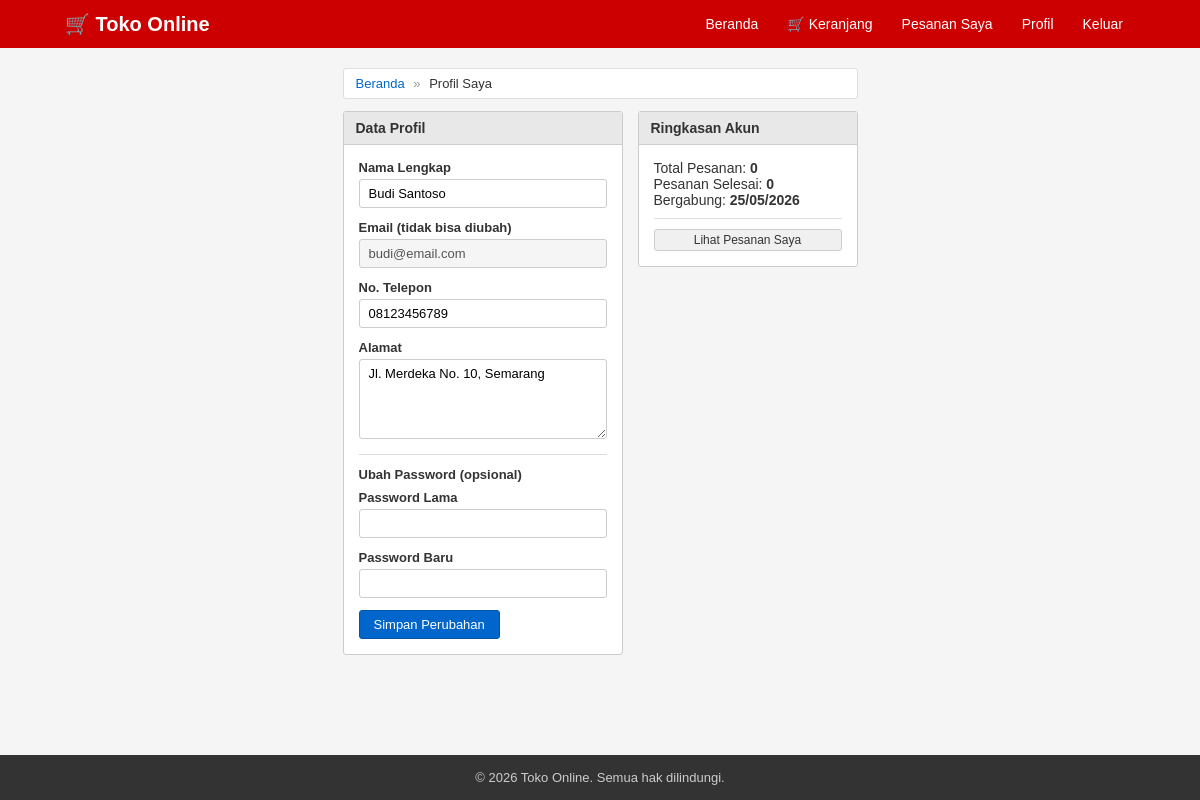
Page /user/profil.php (signed in) on the committed database.
### tables this page shows
CREATE TABLE IF NOT EXISTS users (
    id INT AUTO_INCREMENT PRIMARY KEY,
    nama VARCHAR(100) NOT NULL,
    email VARCHAR(100) UNIQUE NOT NULL,
    password VARCHAR(255) NOT NULL,
    role ENUM('admin', 'user') DEFAULT 'user',
    telepon VARCHAR(20),
    alamat TEXT,
    foto VARCHAR(255) DEFAULT NULL,
    created_at TIMESTAMP DEFAULT CURRENT_TIMESTAMP,
    updated_at TIMESTAMP DEFAULT CURRENT_TIMESTAMP ON UPDATE CURRENT_TIMESTAMP
);

### user/profil.php (the view, shortened to what this page needs)
<?php
$db  = getDB();
$uid = $_SESSION['user_id'];
$user = $db->query("SELECT * FROM users WHERE id=$uid")->fetch_assoc();
require_once '../includes/header.php';
?>
<div class="container main-content">
    <div class="breadcrumb"><a href="<?= BASE_URL ?>index.php">Beranda</a> <span>&raquo;</span> Profil Saya</div>
    <div style="display:flex; gap:15px; flex-wrap:wrap;">
        <div style="flex:1; min-width:280px;">
            <div class="box">
                <div class="box-title">Data Profil</div>
                <div class="box-body">
                    <form method="POST">
                        <div class="form-group">
                            <label>Nama Lengkap</label>
                            <input type="text" name="nama" class="form-control" value="<?= $user['nama'] ?>" required>
                        </div>
                        <div class="form-group">
                            <label>Email (tidak bisa diubah)</label>
                            <input type="text" class="form-control" value="<?= $user['email'] ?>" disabled style="background:#f5f5f5;">
                        </div>
                        <div class="form-group">
                            <label>No. Telepon</label>
                            <input type="text" name="telepon" class="form-control" value="<?= $user['telepon'] ?>">
                        </div>
                        <div class="form-group">
                            <label>Alamat</label>
                            <textarea name="alamat" class="form-control"><?= $user['alamat'] ?></textarea>
                        </div>
                        <hr style="margin:12px 0; border:none; border-top:1px solid #ddd;">
                        <p style="font-weight:bold; margin-bottom:8px; font-size:13px;">Ubah Password (opsional)</p>
                        <div class="form-group">
                            <label>Password Lama</label>
                            <input type="password" name="password_lama" class="form-control">
                        </div>
                        <div class="form-group">
                            <label>Password Baru</label>
                            <input type="password" name="password_baru" class="form-control">
                        </div>
                        <button type="submit" class="btn btn-primary">Simpan Perubahan</button>
                    </form>
                </div>
            </div>
        </div>
        <div style="flex:1; min-width:220px;">
            <div class="box">
                <div class="box-title">Ringkasan Akun</div>
                <div class="box-body">
                    <?php
                    $jml_pesanan = $db->query("SELECT COUNT(*) as c FROM pesanan WHERE user_id=$uid")->fetch_assoc()['c'];
                    $jml_selesai = $db->query("SELECT COUNT(*) as c FROM pesanan WHERE user_id=$uid AND status='selesai'")->fetch_assoc()['c'];
                    ?>
                    <p>Total Pesanan: <strong><?= $jml_pesanan ?></strong></p>
                    <p>Pesanan Selesai: <strong><?= $jml_selesai ?></strong></p>
                    <p>Bergabung: <strong><?= date('d/m/Y', strtotime($user['created_at'])) ?></strong></p>
                    <hr style="margin:10px 0; border:none; border-top:1px solid #ddd;">
                    <a href="pesanan.php" class="btn btn-sm btn-block">Lihat Pesanan Saya</a>
                </div>
            </div>
        </div>
    </div>
</div>
<?php require_once '../includes/footer.php'; ?>

### assets/css/style.css (style rules this page uses)
* { margin: 0; padding: 0; box-sizing: border-box; }
body { font-family: Arial, sans-serif; font-size: 14px; background-color: #f5f5f5; color: #333; display: flex; flex-direction: column; min-height: 100vh; }
a { color: #0066cc; text-decoration: none; }
.container { max-width: 1100px; margin: 0 auto; padding: 0 15px; }
.main-content { padding: 20px 0; }
.box { background: #fff; border: 1px solid #ccc; border-radius: 3px; margin-bottom: 15px; }
.box-title { background: #e8e8e8; border-bottom: 1px solid #ccc; padding: 8px 12px; font-weight: bold; font-size: 14px; }
.box-body { padding: 15px; }
.btn { display: inline-block; padding: 6px 14px; border: 1px solid #ccc; border-radius: 3px; cursor: pointer; font-size: 13px; text-align: center; background: #f0f0f0; color: #333; text-decoration: none; }
.btn-primary { background: #0066cc; border-color: #0055aa; color: #fff; }
.btn-sm { padding: 3px 9px; font-size: 12px; }
.btn-block { display: block; width: 100%; }
.form-group { margin-bottom: 12px; }
.form-group label { display: block; margin-bottom: 4px; font-weight: bold; font-size: 13px; }
.form-control { width: 100%; padding: 6px 9px; border: 1px solid #ccc; border-radius: 3px; font-size: 13px; font-family: Arial, sans-serif; }
textarea.form-control { resize: vertical; min-height: 80px; }
.breadcrumb { background: #fff; border: 1px solid #ddd; padding: 7px 12px; border-radius: 3px; margin-bottom: 12px; font-size: 13px; }
.breadcrumb span { color: #999; margin: 0 5px; }

### rows in the picture
users: nama "Budi Santoso", email "budi@email.com", telepon "08123456789", alamat "Jl. Merdeka No. 10, Semarang", created_at "25/05/2026"

### other values in the picture
$jml_pesanan "0"
$jml_selesai "0"
